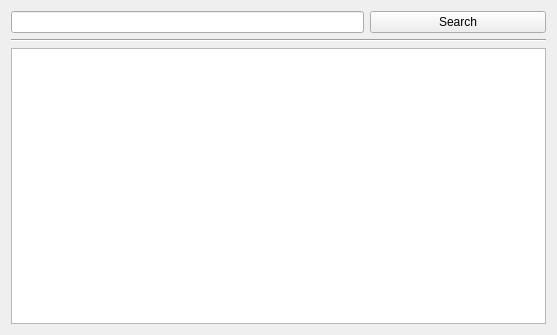
<?xml version="1.0" encoding="UTF-8"?>
<ui version="4.0">
 <class>GUI_AlternateCovInternet</class>
 <widget class="QWidget" name="GUI_AlternateCovInternet">
  <property name="geometry">
   <rect>
    <x>0</x>
    <y>0</y>
    <width>557</width>
    <height>335</height>
   </rect>
  </property>
  <property name="windowTitle">
   <string>Form</string>
  </property>
  <layout class="QGridLayout" name="gridLayout">
   <item row="2" column="0" colspan="3">
    <widget class="QTableView" name="tv_images">
     <property name="minimumSize">
      <size>
       <width>250</width>
       <height>220</height>
      </size>
     </property>
     <property name="verticalScrollBarPolicy">
      <enum>Qt::ScrollBarAsNeeded</enum>
     </property>
     <property name="tabKeyNavigation">
      <bool>false</bool>
     </property>
     <property name="showDropIndicator" stdset="0">
      <bool>false</bool>
     </property>
     <property name="dragDropOverwriteMode">
      <bool>false</bool>
     </property>
     <property name="selectionMode">
      <enum>QAbstractItemView::SingleSelection</enum>
     </property>
     <property name="verticalScrollMode">
      <enum>QAbstractItemView::ScrollPerPixel</enum>
     </property>
     <property name="horizontalScrollMode">
      <enum>QAbstractItemView::ScrollPerPixel</enum>
     </property>
     <property name="showGrid">
      <bool>false</bool>
     </property>
     <property name="gridStyle">
      <enum>Qt::NoPen</enum>
     </property>
     <property name="cornerButtonEnabled">
      <bool>false</bool>
     </property>
     <attribute name="horizontalHeaderVisible">
      <bool>false</bool>
     </attribute>
     <attribute name="horizontalHeaderHighlightSections">
      <bool>false</bool>
     </attribute>
     <attribute name="verticalHeaderVisible">
      <bool>false</bool>
     </attribute>
     <attribute name="verticalHeaderHighlightSections">
      <bool>false</bool>
     </attribute>
    </widget>
   </item>
   <item row="0" column="2">
    <widget class="QPushButton" name="btn_search">
     <property name="sizePolicy">
      <sizepolicy hsizetype="Fixed" vsizetype="Fixed">
       <horstretch>0</horstretch>
       <verstretch>0</verstretch>
      </sizepolicy>
     </property>
     <property name="minimumSize">
      <size>
       <width>50</width>
       <height>0</height>
      </size>
     </property>
     <property name="maximumSize">
      <size>
       <width>156113</width>
       <height>16777215</height>
      </size>
     </property>
     <property name="focusPolicy">
      <enum>Qt::NoFocus</enum>
     </property>
     <property name="text">
      <string>Search</string>
     </property>
    </widget>
   </item>
   <item row="1" column="0" colspan="3">
    <widget class="Line" name="line">
     <property name="orientation">
      <enum>Qt::Horizontal</enum>
     </property>
    </widget>
   </item>
   <item row="0" column="0" colspan="2">
    <widget class="QLineEdit" name="le_search">
     <property name="maximumSize">
      <size>
       <width>654654</width>
       <height>16777215</height>
      </size>
     </property>
    </widget>
   </item>
  </layout>
 </widget>
 <resources/>
 <connections/>
</ui>
